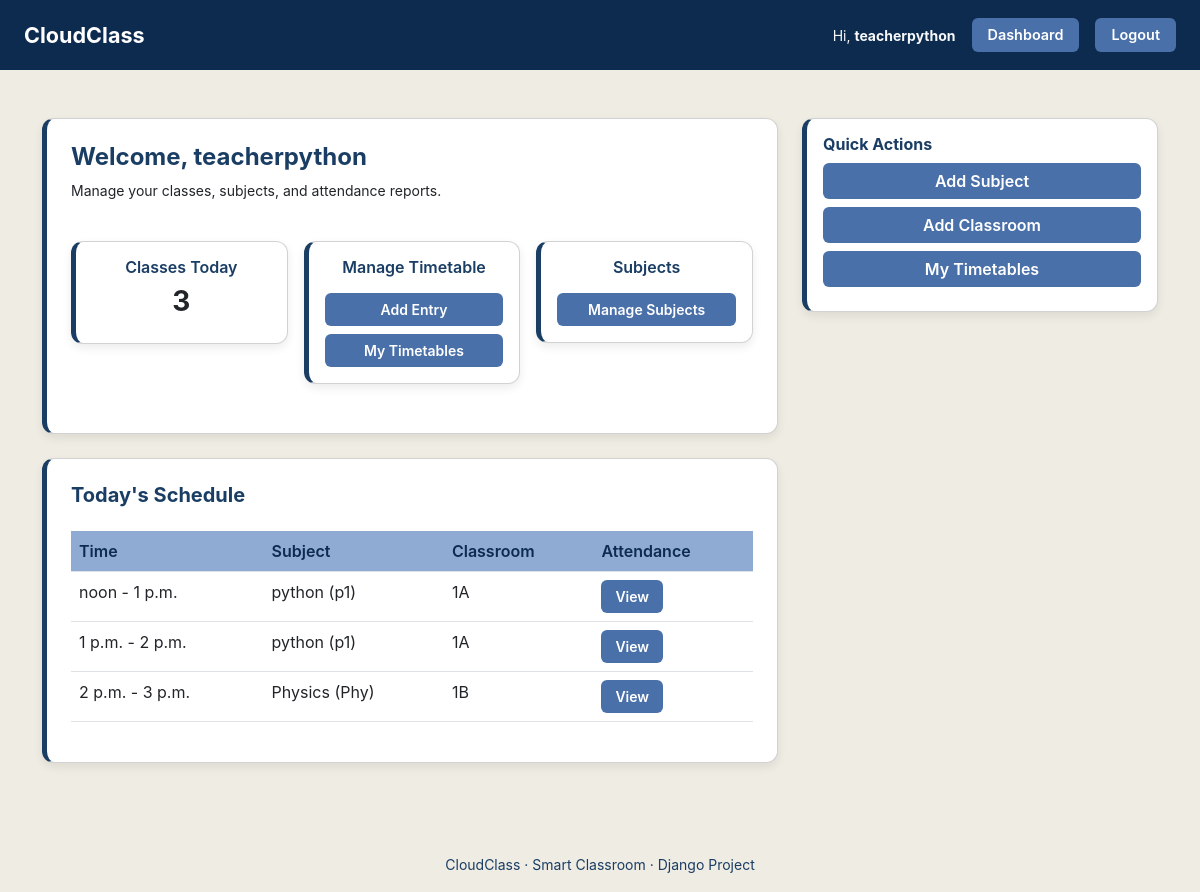
/teacher/dashboard/ (signed in), run on the app's committed database.
### classroom_app/models.py (models this page shows, shortened)
class User(AbstractUser):
    USER_ROLES = (
        ("student", "Student"),
        ("teacher", "Teacher"),
    )
    role = models.CharField(max_length=10, choices=USER_ROLES, default="student")

class Timetable(models.Model):
    DAYS = [
        ("MON", "Monday"),
        ("TUE", "Tuesday"),
        ("WED", "Wednesday"),
        ("THU", "Thursday"),
        ("FRI", "Friday"),
        ("SAT", "Saturday"),
        ("SUN", "Sunday"),
    ]
    subject = models.ForeignKey(Subject, on_delete=models.CASCADE)
    classroom = models.ForeignKey(ClassRoom, on_delete=models.CASCADE)
    teacher = models.ForeignKey(
        settings.AUTH_USER_MODEL,
        on_delete=models.CASCADE,
        limit_choices_to={"role": "teacher"},
    )
    day = models.CharField(max_length=3, choices=DAYS)
    start_time = models.TimeField()
    end_time = models.TimeField()
    meeting_link = models.URLField(null=True, blank=True)
    class Meta:
        ordering = ["day", "start_time"]

class Subject(models.Model):
    name = models.CharField(max_length=100)
    code = models.CharField(max_length=20, blank=True, null=True)
    teacher = models.ForeignKey(
        settings.AUTH_USER_MODEL,
        on_delete=models.SET_NULL,
        null=True,
        blank=True,
        limit_choices_to={"role": "teacher"},
    )
    def __str__(self):
        return f"{self.name} ({self.code})" if self.code else self.name

class ClassRoom(models.Model):
    name = models.CharField(max_length=100, unique=True)
    capacity = models.IntegerField(default=30)
    def __str__(self):
        return self.name

### classroom_app/views.py (the view)
# urls.py: path("teacher/dashboard/", views.teacher_dashboard, name="teacher_dashboard"),
@login_required
def teacher_dashboard(request):
    if request.user.role != "teacher":
        return render(request, "403.html", status=403)
    now = timezone.localtime()
    weekday = now.strftime("%a").upper()[:3]
    classes_today = Timetable.objects.filter(
        day=weekday, teacher=request.user
    ).order_by("start_time")
    return render(
        request,
        "classroom_app/teacher_dashboard.html",
        {"classes_today": classes_today},
    )

### templates/classroom_app/teacher_dashboard.html (shortened to what this page needs)
{% extends "base.html" %}
{% block content %}
<div class="row">
    <div class="col-md-8">
        <div class="card p-4 mb-4">
            <h4 class="fw-bold" style="color: var(--primary-blue);">
                Welcome, {{ user.username }}
            </h4>
            <p class="small">Manage your classes, subjects, and attendance reports.</p>
            <div class="row g-3 mt-2">
                <div class="col-md-4">
                    <div class="card p-3 text-center">
                        <h6 class="fw-semibold" style="color: var(--primary-blue);">Classes Today</h6>
                        <div class="h3 fw-bold">{{ classes_today|length }}</div>
                    </div>
                </div>
                <div class="col-md-4">
                    <div class="card p-3 text-center">
                        <h6 class="fw-semibold" style="color: var(--primary-blue);">Manage Timetable</h6>
                        <a class="btn btn-sm btn-accent mt-2" href="{% url 'add_timetable' %}">
                            Add Entry
                        </a>
                        <a class="btn btn-sm btn-accent mt-2" href="{% url 'timetable_list_teacher' %}">
                            My Timetables
                        </a>
                    </div>
                </div>
                <div class="col-md-4">
                    <div class="card p-3 text-center">
                        <h6 class="fw-semibold" style="color: var(--primary-blue);">Subjects</h6>
                        <a class="btn btn-sm btn-accent mt-2" href="{% url 'subject_list' %}">
                            Manage Subjects
                        </a>
                    </div>
                </div>
            </div>
        </div>
        <div class="card p-4">
            <h5 class="fw-bold" style="color: var(--primary-blue);">Today's Schedule</h5>
            <table class="table mt-3">
                <thead>
                    <tr>
                        <th>Time</th>
                        <th>Subject</th>
                        <th>Classroom</th>
                        <th>Attendance</th>
                    </tr>
                </thead>
                <tbody>
                    {% for c in classes_today %}
                    <tr>
                        <td>{{ c.start_time }} - {{ c.end_time }}</td>
                        <td>{{ c.subject }}</td>
                        <td>{{ c.classroom }}</td>
                        <td>
                            <a class="btn btn-sm btn-accent" href="{% url 'attendance_report' c.id %}">
                                View
                            </a>
                        </td>
                    </tr>
                    {% empty %}
                    <tr>
                        <td colspan="4">No classes today.</td>
                    </tr>
                    {% endfor %}
                </tbody>
            </table>
        </div>
    </div>
    <div class="col-md-4">
        <div class="card p-3 mb-3">
            <h6 class="fw-bold" style="color: var(--primary-blue);">Quick Actions</h6>
            <a class="btn btn-accent w-100 mb-2" href="{% url 'add_subject' %}">
                Add Subject
            </a>
            <a class="btn btn-accent w-100 mb-2" href="{% url 'add_classroom' %}">
                Add Classroom
            </a>
            <a class="btn btn-accent w-100 mb-2" href="{% url 'timetable_list_teacher' %}">
                My Timetables
            </a>
        </div>
    </div>
</div>
{% endblock %}

### templates/base.html (shortened to what this page needs)
<!DOCTYPE html>
<html>
{% load static %}
<head>
    <link href="https://cdn.jsdelivr.net/npm/bootstrap@5.3.0/dist/css/bootstrap.min.css" rel="stylesheet">
    <link rel="stylesheet" href="{% static 'css/style.css' %}">
</head>
<body>
<nav class="navbar navbar-expand-lg custom-navbar px-4">
    <a class="navbar-brand fw-bold" href="{% url 'home' %}">
        CloudClass
    </a>
    <div class="collapse navbar-collapse justify-content-end" id="navbarMenu">
        <ul class="navbar-nav align-items-center gap-3">
            {% if user.is_authenticated %}
            <li class="nav-item text-light small">
                Hi, <strong>{{ user.username }}</strong>
            </li>
            {% if user.role == "teacher" %}
            <li class="nav-item">
                <a class="btn btn-accent btn-sm" href="{% url 'teacher_dashboard' %}">
                    Dashboard
                </a>
            </li>
            {% elif user.role == "student" %}
            <li class="nav-item">
                <a class="btn btn-accent btn-sm" href="{% url 'student_dashboard' %}">
                    Dashboard
                </a>
            </li>
            {% endif %}
            <li class="nav-item">
                <form method="post" action="{% url 'logout' %}" class="m-0">
                    <button class="btn btn-accent btn-sm" type="submit">
                        Logout
                    </button>
                </form>
            </li>
            {% endif %}
        </ul>
    </div>
</nav>
    <div class="container my-5">
        {% block content %}{% endblock %}
    </div>
    <footer class="py-3 text-center" style="color: var(--primary-blue);">
        <small>CloudClass · Smart Classroom · Django Project</small>
    </footer>
</body>
</html>

### static/css/style.css (style rules this page uses)
:root { --primary-blue: #1A3D64; --secondary-blue: #8FABD4; --accent-blue: #4A70A9; --dark-navy: #0C2B4E; --bg-light: #EFECE3; --white: #FFFFFF; --text-dark: #000000; }
body { background: var(--bg-light); font-family: "Inter", sans-serif; color: var(--text-dark); min-height: 100vh; }
.custom-navbar { background: var(--dark-navy); padding: 14px 25px; }
.custom-navbar .navbar-brand { color: white !important; font-size: 1.35rem; font-weight: 700; }
.navbar-nav .nav-item .btn-accent { padding: 6px 16px; font-size: 0.9rem; }
.btn-accent { background: var(--accent-blue); color: var(--white) !important; padding: 6px 14px; font-weight: 600; border-radius: 6px; border: none; }
.card { background: var(--white); padding: 20px; border-radius: 12px; border-left: 5px solid var(--primary-blue); margin-bottom: 25px; box-shadow: 0 4px 10px rgba(0, 0, 0, 0.08); }
.table th { background: var(--secondary-blue); color: var(--dark-navy); font-weight: 600; }

### data on the page
User: username "teacherpython"
Timetable: start_time "noon", end_time "1 p.m.", subject "python (p1)", classroom "1A"
Timetable: start_time "1 p.m.", end_time "2 p.m.", subject "python (p1)", classroom "1A"
Timetable: start_time "2 p.m.", end_time "3 p.m.", subject "Physics (Phy)", classroom "1B"

### other printed values
{{ classes_today|length }} "3"
